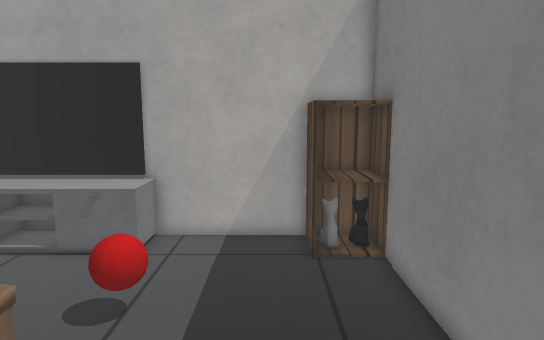
[1] (above)

16 first-person views from a walk through a robot-simulator world made for Gazebo. The camera is 0.9 m above the floor, tilts 8° down and sees 75° across. The floor is counted in squares, 0.2 m on a side. Each view is taken from the middle of a square. On the plan, view 1 faces up. The plan holds only what a view shows up to about 20 squares ahead; the rest is blank. Simple shapes stand in for some stock models. Some surface patterns are stand-ins.

[2]
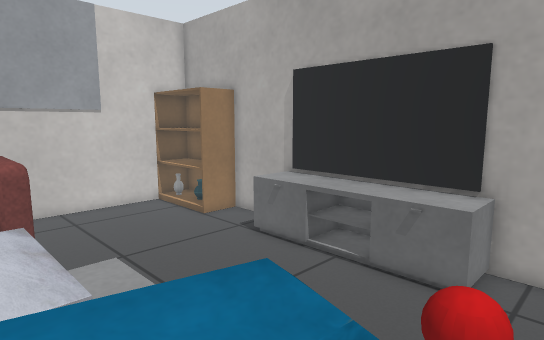

[3]
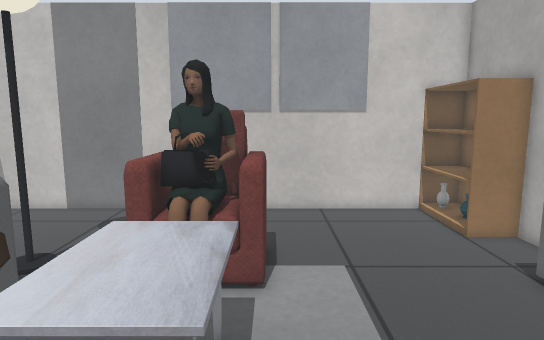

[4]
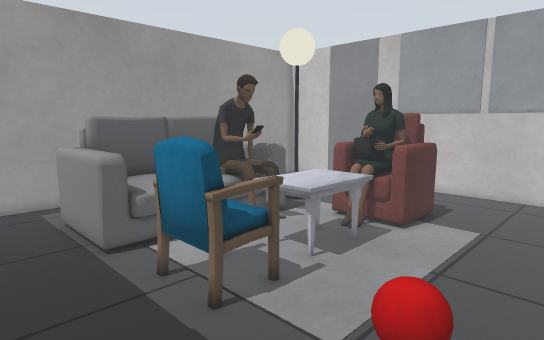

[5]
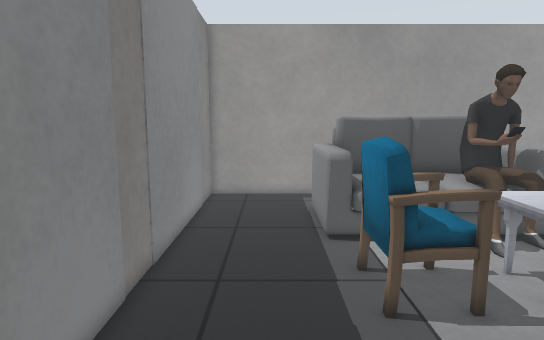

[6]
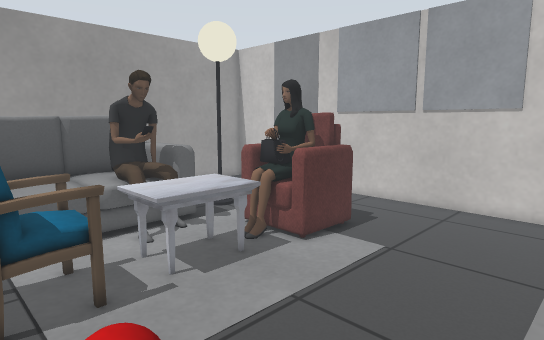

[7]
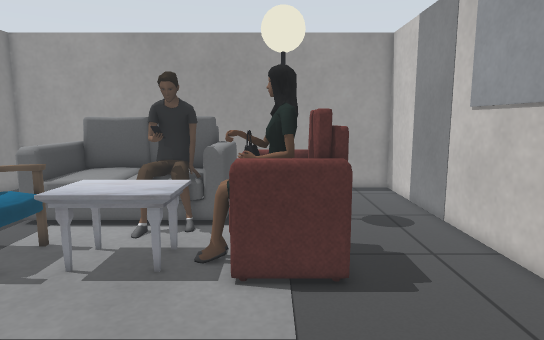

[8]
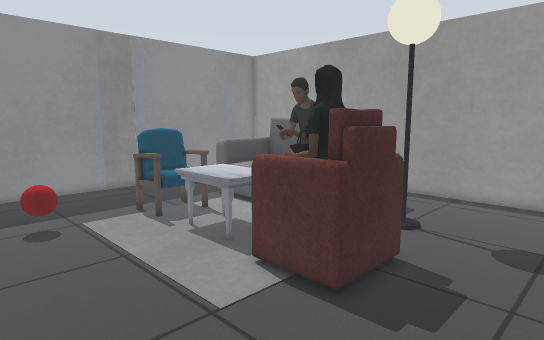

[9]
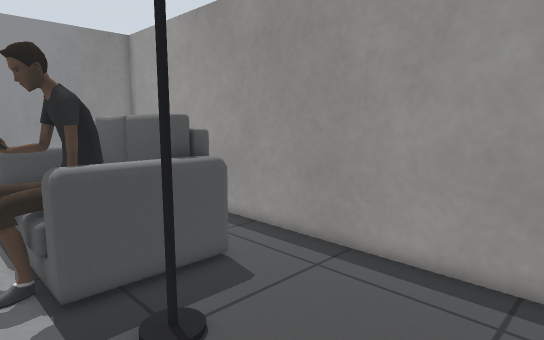

[10]
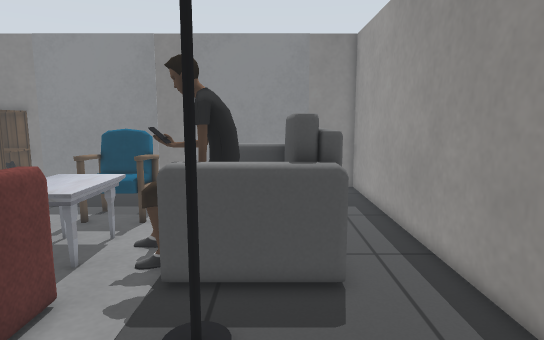

[11]
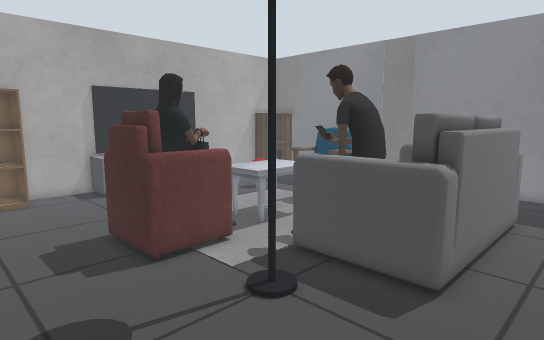

[12]
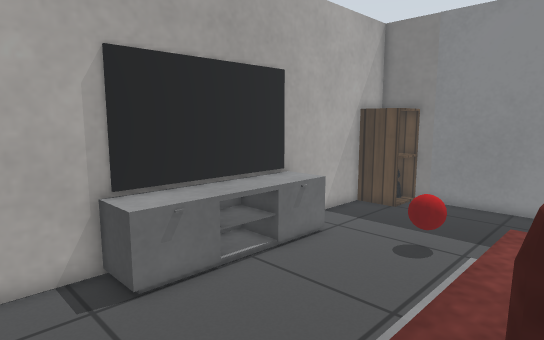

[13]
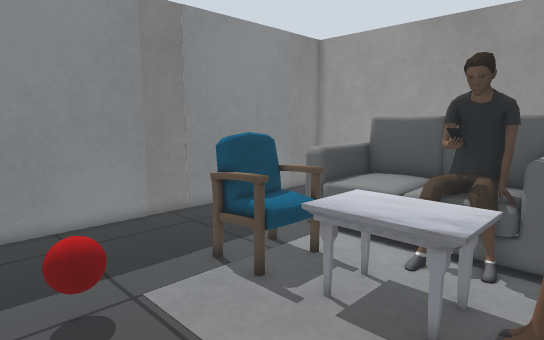

[14]
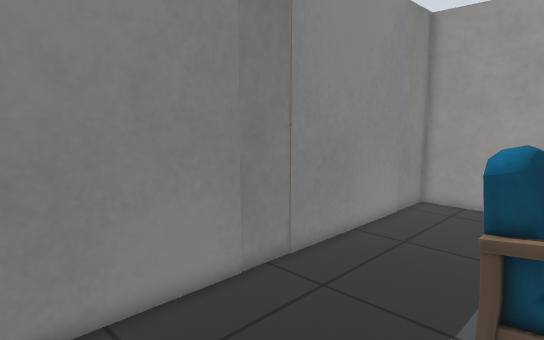

[15]
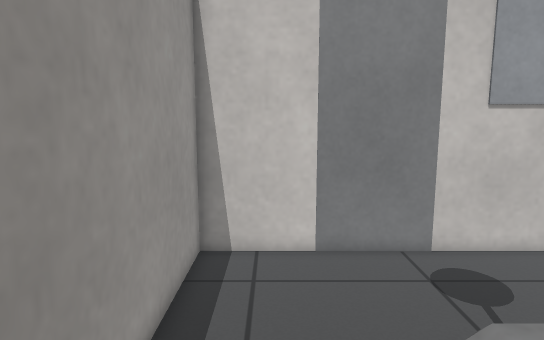

[16]
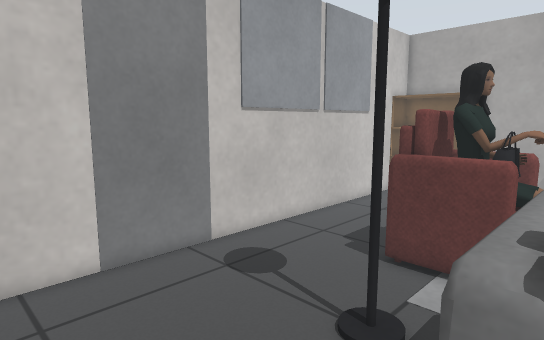

### Floor plan
Points are (right, up) in squares from view 1. A wall is a line through its corners. A room is listed if a view was taken in it or the views show most of it. See-through windows are left out.
Room 1 (views 1, 2, 3, 4, 5, 6, 7, 8, 9, 10, 11, 12, 13, 14, 15, 16)
walls: (-20.7, -0.4) (-20.7, -2.5); (-20.7, 4.6) (-20.7, 3.4); (-10.4, 13.5) (-20.7, 13.5) (-20.7, 8.4); (-20.7, -6.4) (-20.7, -10.5) (3.7, -10.5) (3.7, 13.5) (-5.6, 13.5)
objects: door leaf (-21, -3); bookshelf (-20, 12) to (-16, 13); sofa (-15, 0) to (-12, 4); lamp (-14, -4) to (-13, -3); person (-14, 1) to (-11, 3); TV cabinet (-12, 12) to (-5, 12); TV (-12, 13) to (-5, 14); sofa (-11, -7) to (-2, -2); person (-10, -4) to (-8, -1); marble table (-10, 1) to (-7, 3); chair (-5, 1) to (-3, 3); red ball (-4, 7) to (-3, 8); cabinet (2, 11) to (3, 13)

Where each view was taken, in squares from view 1:
view 1: 0 up, 0 right, facing up
view 2: 2 up, 2 left, facing up-left
view 3: 4 up, 3 left, facing left
view 4: 10 up, 2 right, facing down-left
view 5: 11 up, 0 right, facing down
view 6: 12 up, 2 left, facing down-left
view 7: 13 up, 13 left, facing down
view 8: 11 up, 20 left, facing down-right
view 9: 0 up, 20 left, facing down-right
view 10: 5 down, 20 left, facing right
view 11: 10 down, 20 left, facing up-right
view 12: 3 up, 16 left, facing up-right
view 13: 10 up, 12 left, facing down-right
view 14: 9 up, 4 left, facing down-right
view 15: 8 down, 9 left, facing left
view 16: 10 down, 10 left, facing up-left
